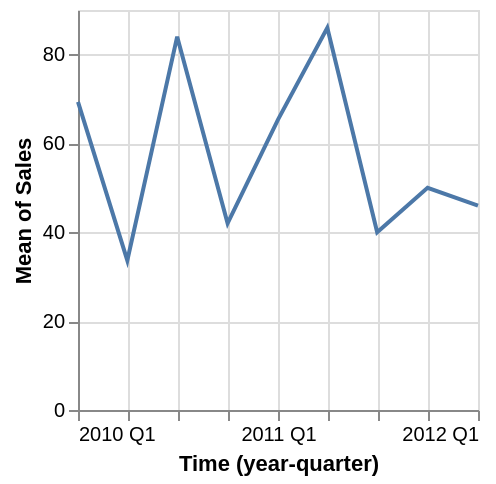

Specify this chart in Vega-Lite:
### Vega-Lite specification from a JSON file in a GitHub repository (floating-point values rounded to 4 significant figures)
{"$schema": "https://vega.github.io/schema/vega-lite/v5.json", "data": {"values": [{"Time": "1-Jan-2010", "Sales": "90"}, {"Time": "1-Feb-2010", "Sales": "50"}, {"Time": "1-Mar-2010", "Sales": "68"}, {"Time": "1-Apr-2010", "Sales": "4"}, {"Time": "1-May-2010", "Sales": "68"}, {"Time": "1-Jun-2010", "Sales": "29"}, {"Time": "1-Jul-2010", "Sales": "73"}, {"Time": "1-Aug-2010", "Sales": "95"}, {"Time": "1-Dec-2010", "Sales": "42"}, {"Time": "1-Jan-2011", "Sales": "74"}, {"Time": "1-Feb-2011", "Sales": "67"}, {"Time": "1-Mar-2011", "Sales": "55"}, {"Time": "1-Apr-2011", "Sales": "99"}, {"Time": "1-May-2011", "Sales": "99"}, {"Time": "1-Jun-2011", "Sales": "60"}, {"Time": "1-Jul-2011", "Sales": "56"}, {"Time": "1-Aug-2011", "Sales": "36"}, {"Time": "1-Sep-2011", "Sales": "28"}, {"Time": "1-Oct-2011", "Sales": "56"}, {"Time": "1-Nov-2011", "Sales": "66"}, {"Time": "1-Dec-2011", "Sales": "28"}, {"Time": "1-Jan-2012", "Sales": "24"}, {"Time": "1-Feb-2012", "Sales": "59"}, {"Time": "1-Mar-2012", "Sales": "55"}], "format": {"parse": {"Time": "date"}}}, "height": 200, "width": 200, "mark": "line", "encoding": {"x": {"timeUnit": "yearquarter", "field": "Time", "type": "temporal"}, "y": {"aggregate": "mean", "field": "Sales", "type": "quantitative"}}}
